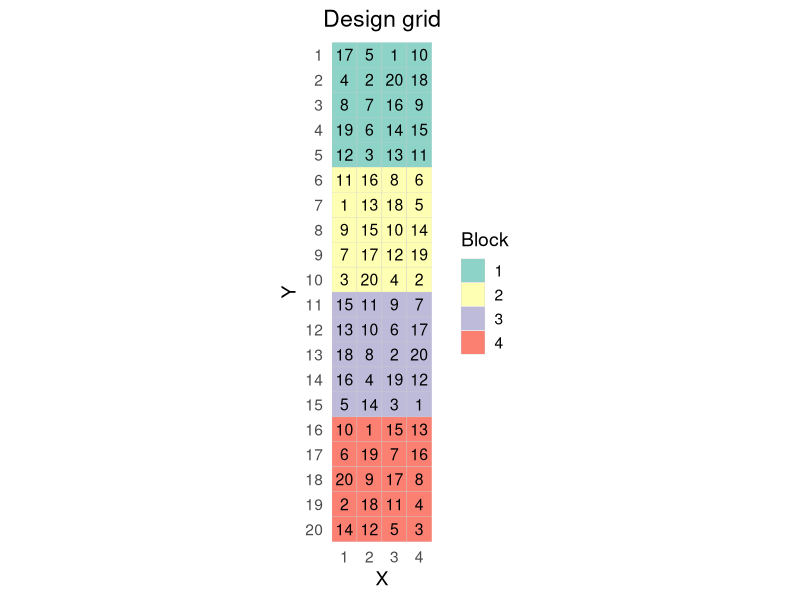

Write the R code that produced this figure.

###################################################################################################
## WARNING: the code below allows rectangualr and non-rectangular blocks.
##          It is highly recommended to choose the setting with rectangular blocks, because
##          it is easier to analyse and to interpret. 
##          The setting with non-rectangular blocks (e.g. allignment="vertical", reps=4, treatments=21)
##          can be a bit tricky to analyse and to explain the choice of this randomization.
##          In such case, the "non-rectangular blocks" are not blocks, but "constraints" to ensure that 
##          you don't have the same treatment in the same part of the field/greenhouse.
##          This is a bit more robust than only randomizing over columns, but you cannot model block effect in a usual way.
##          All in all, if you can model rectangular blocks, do it this way. 
##          

## Design evaluation: Assume that rows are your long side (Y), and columns are your short side (X), e.g. allignment="vertical", reps=4, treatments=20.
##                    
##                    If you chose your blocks to be rectangular, then you can model block effect, and the design is more similar to a row-column design, 
##                    but with fewer blocks - this is much more preferred.
##                    Taking this example, alignment "vertical", X=4, Y=20.
##                    In this case, y_ij = mu + c_i + b_k + e_ij, where y_ij is the response for the i-j-th plot, c_i is the effect of column i, 
##                    b_k is the effect of block k, and e_ij is the residual error.
##                    Here you can see that number of blocks indexed with k is smaller than number of rows. 
##                    This design than has a complete replicate in each column, and each "block" is also a complete replicate.
##
##                    If the setting with non-rectangular blocks is chosen (e.g., treatments = 21, reps = 3), you cannot model block effect.
##                    In this case you would fit a model with column effect as factor. You can add a row effect as a continuous trend.
##                    This means: y_ij = mu + c_i + r_j + e_ij, where y_ij is the response for the i-j-th plot,c_i is the effect of column i, 
##                    r_j is the effect of row j, and e_ij is the residual error.
##                    This design evaluation is equivalent to saying: I have place replicates over columns, but I did not place replicates over rows.
##                    The "blocks" over rows play solely a role of ensuring that you do not have the same treatment in the same part of the field/greenhouse.
##                    This should, in theory, make this design more robust than only randomizing over columns.
##                    A significant effect gradient effect r_j over rows would say: we have some trend over rows, and (many) treatments are
##                    affected about equally by this trend. Note that with a small number of columns, you will have less certainty in this effect's estimate.
##                    If the effect over rows is not significant, drop it.
## 
## Title:       Partial sudoku plot randomization
##
## Date:        15.05.2025
##
## Creator:     Maksym Hrachov (maksym.hrachov@uni-hohenheim.de)
##
## Description: Partial sudoku randomization function to create experimental design for a
##              greenhouse table or a field. This design is in-between of RCBD and row-column, so that
##              every column and every 'block' contain a complete replicate. 
##              This design can help to account for gradients in both X and Y directions.
##
## License:     Creative Commons Attribution-NonCommercial 4.0 International
##              (CC BY-NC 4.0)
##              https://creativecommons.org/licenses/by-nc/4.0
## Copyright (c) 2025  Maksym Hrachov


# Scroll down to see an example

############################
######## Function ##########
############################
partial_sudoku <- function(treatments, reps, columns, seed){
  library(dplyr)
  library(tidyr)
  library(ggplot2)
  
  set.seed(seed)
  
  prep <- expand_grid(
    X = 1:columns,
    Y = 1:treatments
  ) %>%
    arrange(Y) %>%
    mutate(
      Observation = row_number(),
      Block       = rep(1:reps, each = treatments),
      Value       = NA_integer_
    )
  
  assigned <- prep
  b = 1
  for (b in 1:reps) {
    block_df <- prep %>% filter(Block == b) %>%
      mutate(Value = sample(1:treatments))
    
    check_assignment <- rows_update(assigned, block_df %>% select(Observation, Value), by = ("Observation")) %>% 
      group_by(X) %>% 
      mutate(flag = duplicated(Value)) %>% 
      filter(Block %in% 1:b) %>% 
      ungroup
    
    assigned <- rows_update(assigned, block_df %>% select(Observation, Value), by = ("Observation"))
    
    if(sum(check_assignment$flag) != 0 ){
      iter <- 0
      five_iter_save <- 0
      repeat {
        iter <- iter + 1
        subset_reshuffle <- check_assignment %>% filter(flag == T) %>% 
          mutate(Value = sample(Value)) %>% 
          select(-flag)
        
        assigned <- rows_update(assigned, subset_reshuffle %>% select(Observation, Value), by = ("Observation"))
        
        check_assignment <- rows_update(assigned, subset_reshuffle %>% select(Observation, Value), by = ("Observation")) %>% 
          group_by(X) %>% 
          mutate(flag = duplicated(Value)) %>% 
          filter(Block %in% 1:b)%>% 
          ungroup
        
        if(sum(check_assignment$flag) == five_iter_save | sum(check_assignment$flag) == 1){
          block_df <- prep %>% filter(Block == b) %>%
            mutate(Value = sample(1:treatments))
          
          check_assignment <- rows_update(assigned, block_df %>% select(Observation, Value), by = ("Observation")) %>% 
            group_by(X) %>% 
            mutate(flag = duplicated(Value)) %>% 
            filter(Block %in% 1:b) %>% 
            ungroup
          
          assigned <- rows_update(assigned, block_df %>% select(Observation, Value), by = ("Observation"))
        }
        
        # print(sum(check_assignment$flag))
        
        if(iter %% 5) five_iter_save <- sum(check_assignment$flag)
        
        if (!any(check_assignment$flag)) break
      }
    }
    print(paste("Block", b, "has been created."))
  }  
  
  # sanity check
  sanity_check <- assigned %>% group_by(Block) %>% 
    mutate(block_check = duplicated(Value)) %>% 
    ungroup %>% 
    group_by(X) %>% 
    mutate(X_check = duplicated(Value)) %>% 
    ungroup()
  
  if( sum(sanity_check$block_check) != 0 | sum(sanity_check$X_check) != 0 ){
    stop("There are duplicates... Contact Maksym Hrachov to check the code.")
  }
  return(assigned)
}

###################
####  Example  ####
###################

library(dplyr)
library(tidyr)
library(ggplot2)

# number of unique treatment levels in a replicate: e.g. varieties, dose levels, 
# or number of treatment combinations: 5 levels of trt_1 * 3 levels of trt_2 = 15
treatments <- 20 
# number of replicates; it can support designs of ~40 treatments with 10 reps, but it will take a minute or two
reps <- 4
# design assumes number_of_rows > number of columns, and n_columns = n_reps. 
columns <- reps
# to change alignment (from "vertical" - default, to "horizontal", please specify)
alignment <- "vertical"
# change the random seed to get another design with the same dimensions
seed <- 42

# run function
assigned <- partial_sudoku(treatments, reps, columns, seed)

# visualize the output
if(alignment == "vertical"){
  ggplot(assigned, aes(x = X, y = Y, fill = factor(Block))) +
    geom_tile(color = "grey80") +
    geom_text(aes(label = Value), size = 4) +
    
    scale_x_continuous(
      breaks = 1:columns,
      expand = c(0, 0)
    ) +
    scale_y_reverse(
      breaks = 1:treatments,
      expand = c(0, 0)
    ) +
    
    scale_fill_brewer(palette = "Set3") +
    coord_fixed() +
    labs(
      x     = "X",
      y     = "Y",
      fill  = "Block",
      title = "Design grid"
    ) +
    
    theme_minimal(base_size = 14) +
    theme(
      panel.grid.major   = element_blank(),
      panel.grid.minor   = element_blank(),
      plot.title         = element_text(hjust = 0.5)  # center the title
    )
} else {
  ggplot(assigned, aes(x = Y, y = -X, fill = factor(Block))) +
    geom_tile(color = "grey80") +
    geom_text(aes(label = Value), size = 4) +
    
    scale_x_continuous(
      breaks = 1:treatments,
      expand = c(0, 0)
    ) +
    scale_y_reverse(
      breaks = - (1:columns),      # data positions at −1,−2,…,−columns
      labels = 1:columns,          # but label them “1, 2, …, columns”
      expand = c(0, 0)
    ) +
    
    scale_fill_brewer(palette = "Set3") +
    coord_fixed() +
    labs(
      x     = "X",
      y     = "Y",
      fill  = "Block",
      title = "Design grid"
    ) +
    
    theme_minimal(base_size = 14) +
    theme(
      panel.grid.major   = element_blank(),
      panel.grid.minor   = element_blank(),
      plot.title         = element_text(hjust = 0.5) 
    )
}
